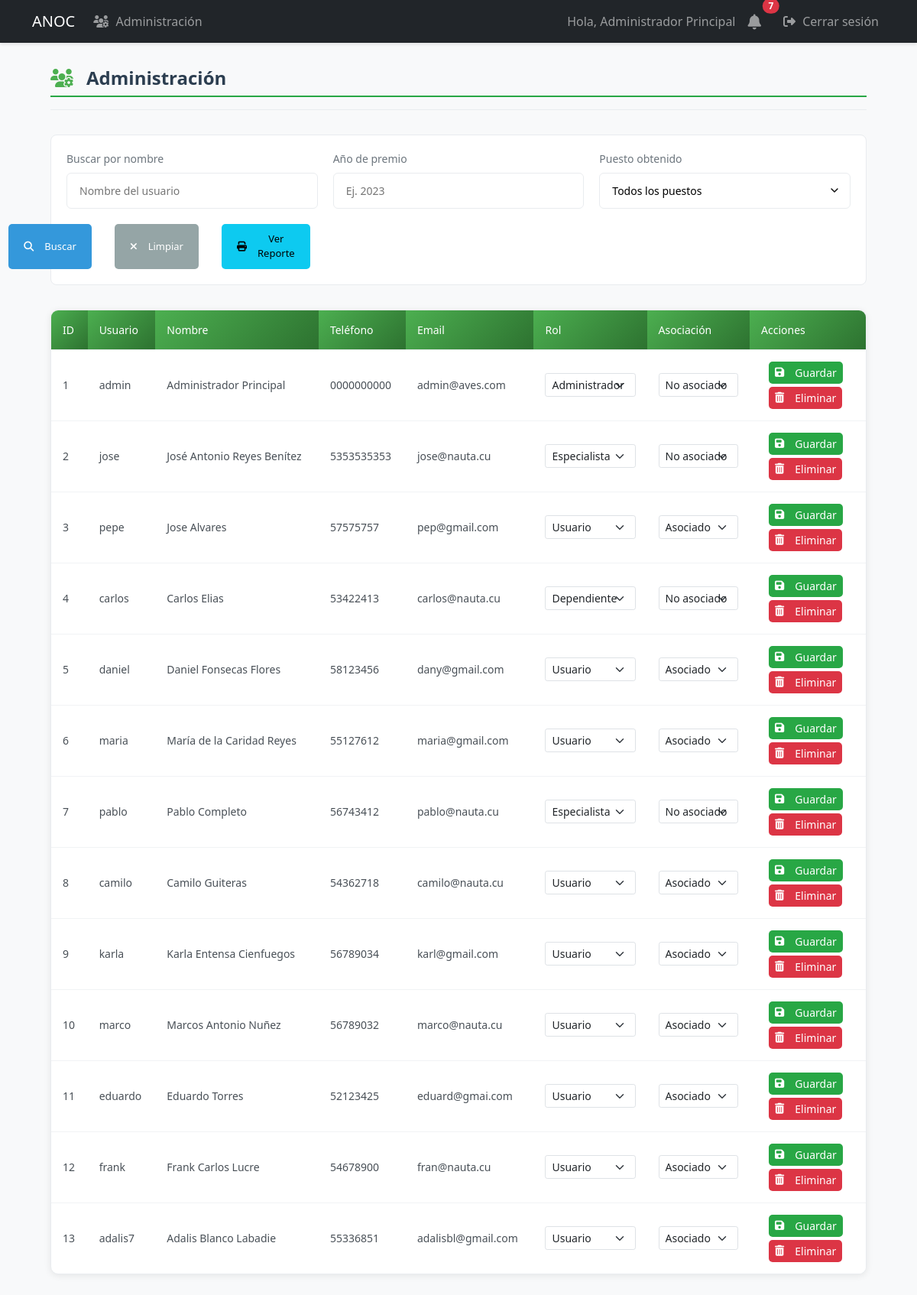
The app's page /admin/users (signed in) with its own data.
### models.py (models this page shows, shortened)
class User(UserMixin, db.Model):
    id = db.Column(db.Integer, primary_key=True)
    username = db.Column(db.String(80), unique=True, nullable=False, index=True)
    email = db.Column(db.String(120), unique=True, nullable=False, index=True)
    password_hash = db.Column(db.String(128))
    role = db.Column(db.String(20), default='user')  # 'admin', 'specialist', 'dependiente', 'user'
    is_associated = db.Column(db.Boolean, default=False, nullable=False)
    full_name = db.Column(db.String(100), nullable=False)
    phone = db.Column(db.String(20), nullable=False)
    profile_image = db.Column(db.String(255))  # Ruta de la imagen de perfil
    last_login = db.Column(db.DateTime)  # Fecha del último inicio de sesión
    is_active = db.Column(db.Boolean, default=True)  # Para manejar cuentas activas/inactivas
    address = db.Column(db.String(200))  # Nuevo campo para dirección
    birds = db.relationship('UserBirds', backref='user', lazy=True, cascade='all, delete-orphan')
    awards = db.relationship('Award', backref='user', lazy=True, cascade='all, delete-orphan')
    notifications = db.relationship('Notification', backref='user', lazy=True)

### app.py (the view, shortened to what this page needs)
@app.route('/admin/users')
@login_required
def admin_users():
    if current_user.role != 'admin':
        abort(403)
    search_name = request.args.get('name', '').strip()
    award_year = request.args.get('award_year', '').strip()
    award_position = request.args.get('award_position', '').strip()
    query = select(User).order_by(User.id)
    if search_name:
        query = query.where(User.full_name.ilike(f'%{search_name}%'))
    if award_position:
        position_subquery = select(Award.user_id).where(
            Award.position == award_position
        ).distinct()
        query = query.where(User.id.in_(position_subquery))
    users = db.session.execute(query).scalars()
    current_year = datetime.now().year
    return render_template('admin/users.html',
                         users=users,
                         search_name=search_name,
                         award_year=award_year,
                         award_position=award_position,
                         current_year=current_year)

### app.py (called while the page is built)
@login_manager.user_loader
def load_user(user_id):
    return db.session.get(User, int(user_id))

### templates/admin/users.html (shortened to what this page needs)
{% extends "base.html" %}
{% block content %}
<div class="users-container">
    <div class="users-header">
        <h2><i class="fas fa-users-cog"></i> Administración</h2>
    </div>
    <div class="filter-section">
        <form method="GET" action="{{ url_for('admin_users') }}" class="filter-form">
            <div class="filter-grid">
                <div class="filter-group">
                    <label for="name" class="filter-label">Buscar por nombre</label>
                    <input type="text" class="filter-input" id="name" name="name"
                           value="{{ search_name }}" placeholder="Nombre del usuario">
                </div>
                <div class="filter-group">
                    <label for="award_year" class="filter-label">Año de premio</label>
                    <input type="number" class="filter-input" id="award_year" name="award_year"
                           value="{{ award_year }}" placeholder="Ej. 2023" min="2000" max="{{ current_year }}">
                </div>
                <div class="filter-group">
                    <label for="award_position" class="filter-label">Puesto obtenido</label>
                    <select class="filter-input filter-select" id="award_position" name="award_position">
                        <option value="">Todos los puestos</option>
                    </select>
                </div>
                <div class="filter-actions">
                    <button type="submit" class="btn btn-primary">
                        <i class="fas fa-search"></i> Buscar
                    </button>
                    <a href="{{ url_for('admin_users') }}" class="btn btn-secondary">
                        <i class="fas fa-times"></i> Limpiar
                    </a>
                    <a href="{{ url_for('associates_report_view') }}" class="btn btn-info" target="_blank">
                        <i class="fas fa-print"></i> Ver Reporte
                    </a>
                </div>
            </div>
        </form>
    </div>
    <div class="users-table-container">
        <table class="users-table">
            <thead>
                <tr>
                    <th>ID</th>
                    <th>Usuario</th>
                    <th>Nombre</th>
                    <th>Teléfono</th>
                    <th>Email</th>
                    <th>Rol</th>
                    <th>Asociación</th>
                    <th>Acciones</th>
                </tr>
            </thead>
            <tbody>
                {% if users %}
                    {% for user in users %}
                    <tr class="clickable-row" data-href="{{ url_for('user_details', user_id=user.id) }}">
                        <td>{{ user.id }}</td>
                        <td>{{ user.username }}</td>
                        <td>{{ user.full_name }}</td>
                        <td>{{ user.phone }}</td>
                        <td>{{ user.email }}</td>
                        <td>
                            <form method="POST" action="{{ url_for('assign_role', user_id=user.id) }}" class="role-form">
                                <select name="role" class="form-select form-select-sm">
                                    <option value="user" {% if user.role == 'user' %}selected{% endif %}>Usuario</option>
                                    <option value="specialist" {% if user.role == 'specialist' %}selected{% endif %}>Especialista</option>
                                    <option value="dependiente" {% if user.role == 'dependiente' %}selected{% endif %}>Dependiente</option>
                                    <option value="admin" {% if user.role == 'admin' %}selected{% endif %}>Administrador</option>
                                </select>
                        </td>
                        <td>
                                <select name="is_associated" class="form-select form-select-sm">
                                    <option value="true" {% if user.is_associated %}selected{% endif %}>Asociado</option>
                                    <option value="false" {% if not user.is_associated %}selected{% endif %}>No asociado</option>
                                </select>
                        </td>
                        <td class="actions-column">
                            <div class="action-buttons">
                                <button type="submit" class="btn btn-sm btn-success">
                                    <i class="fas fa-save"></i> Guardar
                                </button>
                            </div>
                            <div class="action-buttons mt-1">
                                <form method="POST" action="{{ url_for('delete_user', user_id=user.id) }}"
                                      onsubmit="return confirm('¿Está seguro que desea eliminar este usuario permanentemente?');"
                                      class="d-inline">
                                    <button type="submit" class="btn btn-sm btn-danger">
                                        <i class="fas fa-trash-alt"></i> Eliminar
                                    </button>
                                </form>
                            </div>
                        </td>
                    </tr>
                    {% endfor %}
                {% endif %}
            </tbody>
        </table>
    </div>
</div>
{% endblock %}

### templates/base.html (shortened to what this page needs)
<!DOCTYPE html>
<html lang="es">
<head>
    <link href="https://cdn.jsdelivr.net/npm/bootstrap@5.3.0/dist/css/bootstrap.min.css" rel="stylesheet">
    <link href="https://cdnjs.cloudflare.com/ajax/libs/font-awesome/6.4.0/css/all.min.css" rel="stylesheet">
    <link rel="stylesheet" href="{{ url_for('static', filename='css/styles.css') }}">
</head>
<body>
    <nav class="navbar navbar-expand-lg navbar-dark bg-dark">
        <div class="container">
            <a class="navbar-brand" href="{{ url_for('dashboard') }}">ANOC</a>
            <div class="collapse navbar-collapse" id="navbarNav">
                <ul class="navbar-nav me-auto">
                    {% if current_user.is_authenticated and current_user.role == 'admin' %}
                        <li class="nav-item">
                            <a class="nav-link" href="{{ url_for('admin_users') }}">
                                <i class="fas fa-users-cog"></i> Administración
                            </a>
                        </li>
                    {% endif %}
                </ul>
                <ul class="navbar-nav">
                    {% if current_user.is_authenticated %}
                        <li class="nav-item">
                            <span class="nav-link">Hola, {{ current_user.full_name }}</span>
                        </li>
                        <li class="nav-item position-relative me-2">
                            <a class="nav-link" href="{{ url_for('notifications') }}">
                                <i class="fas fa-bell fa-lg"></i>
                                {% if current_user.is_authenticated %}
                                    {% set unread_count = get_unread_notifications_count(current_user.id) %}
                                    {% if unread_count > 0 %}
                                        <span class="position-absolute top-0 start-100 translate-middle badge rounded-pill bg-danger">
                                            {{ unread_count }}
                                        </span>
                                    {% endif %}
                                {% endif %}
                            </a>
                        </li>
                        <li class="nav-item">
                            <a class="nav-link" href="{{ url_for('logout') }}">
                                <i class="fas fa-sign-out-alt"></i> Cerrar sesión
                            </a>
                        </li>
                    {% else %}
                        <li class="nav-item">
                            <a class="nav-link" href="{{ url_for('login') }}">
                                <i class="fas fa-sign-in-alt"></i> Iniciar sesión
                            </a>
                        </li>
                    {% endif %}
                </ul>
            </div>
        </div>
    </nav>
    <div class="container mt-4">
        {% block content %}{% endblock %}
    </div>
</body>
</html>

### static/css/styles.css (style rules this page uses)
.navbar { box-shadow: 0 2px 4px rgba(0,0,0,0.1); }
.btn { margin: 2px; }
:root { --primary-color: #2c3e50; --secondary-color: #4CAF50; --light-gray: #f8f9fa; --medium-gray: #e9ecef; --dark-gray: #6c757d; --text-color: #495057; --white: #ffffff; }
.users-container { max-width: 1400px; margin: 2rem auto; padding: 0 1.5rem; }
.users-header { margin-bottom: 2rem; padding-bottom: 1rem; border-bottom: 1px solid var(--medium-gray); }
.users-header h2 { color: var(--primary-color); font-weight: 600; font-size: 1.5rem; margin: 0; display: flex; align-items: center; gap: 0.75rem; }
.users-header h2 i { color: var(--secondary-color); }
.filter-section { background: var(--white); border-radius: 0.5rem; padding: 1.25rem; margin-bottom: 2rem; border: 1px solid var(--medium-gray); }
.filter-grid { display: grid; grid-template-columns: repeat(auto-fit, minmax(250px, 1fr)); gap: 1.25rem; align-items: end; }
.filter-group { margin-bottom: 0; }
.filter-label { display: block; margin-bottom: 0.5rem; color: var(--dark-gray); font-size: 0.875rem; font-weight: 500; }
.filter-input { width: 100%; padding: 0.75rem 1rem; border: 1px solid var(--medium-gray); border-radius: 0.375rem; background-color: var(--white); font-size: 0.875rem; }
.filter-select { appearance: none; background-position: right 0.75rem center; background-repeat: no-repeat; background-size: 1rem; }
.filter-actions { display: flex; gap: 0.75rem; justify-content: flex-end; }
.users-table-container { background: var(--white); border-radius: 0.5rem; border: 1px solid var(--medium-gray); overflow: hidden; }
.users-table { width: 100%; border-collapse: collapse; font-size: 0.875rem; }
.users-table th { background-color: var(--light-gray); color: var(--primary-color); padding: 1rem 1.25rem; text-align: left; font-weight: 600; border-bottom: 1px solid var(--medium-gray); }
.users-table td { padding: 1rem 1.25rem; border-bottom: 1px solid var(--medium-gray); vertical-align: middle; color: var(--text-color); }
.users-table tr:last-child td { border-bottom: none; }
.action-buttons { display: flex; gap: 0.5rem; }
.btn { padding: 0.5rem 0.75rem; border-radius: 0.25rem; font-size: 0.8125rem; font-weight: 500; cursor: pointer; border: none; display: inline-flex; align-items: center; gap: 0.375rem; }
.btn-sm { padding: 0.375rem 0.75rem; }
.btn-primary { background-color: var(--secondary-color); color: var(--white); }
.btn-secondary { background-color: var(--medium-gray); color: var(--text-color); }
.filter-actions { display: flex; gap: 10px; }
.users-table-container { background-color: #fff; border-radius: 10px; box-shadow: 0 2px 10px rgba(0, 0, 0, 0.08); overflow: hidden; }
.users-table { width: 100%; border-collapse: collapse; }
.users-table th { background: linear-gradient(135deg, #4CAF50 0%, #2d7230 100%); color: white; padding: 15px; font-weight: 500; text-align: left; }
.users-table td { padding: 15px; border-bottom: 1px solid #f1f3f5; vertical-align: middle; }
.actions-column { background-color: white !important; }
.action-buttons { display: flex; gap: 5px; }
.role-form { display: contents; }
.form-select-sm { padding: 0.25rem 0.5rem; font-size: 0.875rem; line-height: 1.5; border-radius: 0.2rem; }
.btn { display: inline-flex; align-items: center; padding: 10px 20px; margin: 0 10px; border-radius: 5px; font-weight: 500; cursor: pointer; }
.btn i { margin-right: 8px; }
.btn-primary { background-color: #3498db; color: white; border: none; }
.btn-secondary { background-color: #95a5a6; color: white; border: none; }
:root { --primary-green: #28a745; --light-green: #d4edda; --dark-green: #218838; --soft-green: #e8f5e9; --text-dark: #343a40; --text-muted: #6c757d; }
body { background-color: #f8f9fa; color: var(--text-dark); }
h2 { color: var(--primary-green); font-weight: 600; border-bottom: 2px solid var(--primary-green); padding-bottom: 8px; display: inline-block; }
.btn-success { background-color: var(--primary-green); border-color: var(--primary-green); }
.fas { margin-right: 5px; }

### templates/admin/users.html (style rules this page uses)
.action-buttons { display: flex; gap: 5px; }
.role-form { display: contents; }
.btn-sm { padding: 0.25rem 0.5rem; font-size: 0.875rem; }
.mt-1 { margin-top: 0.25rem; }

### records on screen
User: full_name "Administrador Principal", id "1", username "admin", phone "0000000000", email "admin@aves.com", role "Administrador", is_associated "No asociado"
User: id "2", username "jose", full_name "José Antonio Reyes Benítez", phone "5353535353", email "jose@nauta.cu", role "Especialista", is_associated "No asociado"
User: id "3", username "pepe", full_name "Jose Alvares", phone "57575757", email "pep@gmail.com", role "Usuario", is_associated "Asociado"
User: id "4", username "carlos", full_name "Carlos Elias", phone "53422413", email "carlos@nauta.cu", role "Dependiente", is_associated "No asociado"
User: id "5", username "daniel", full_name "Daniel Fonsecas Flores", phone "58123456", email "dany@gmail.com", role "Usuario", is_associated "Asociado"
User: id "6", username "maria", full_name "María de la Caridad Reyes", phone "55127612", email "maria@gmail.com", role "Usuario", is_associated "Asociado"
User: id "7", username "pablo", full_name "Pablo Completo", phone "56743412", email "pablo@nauta.cu", role "Especialista", is_associated "No asociado"
User: id "8", username "camilo", full_name "Camilo Guiteras", phone "54362718", email "camilo@nauta.cu", role "Usuario", is_associated "Asociado"
User: id "9", username "karla", full_name "Karla Entensa Cienfuegos", phone "56789034", email "karl@gmail.com", role "Usuario", is_associated "Asociado"
User: id "10", username "marco", full_name "Marcos Antonio Nuñez", phone "56789032", email "marco@nauta.cu", role "Usuario", is_associated "Asociado"
User: id "11", username "eduardo", full_name "Eduardo Torres", phone "52123425", email "eduard@gmai.com", role "Usuario", is_associated "Asociado"
User: id "12", username "frank", full_name "Frank Carlos Lucre", phone "54678900", email "fran@nauta.cu", role "Usuario", is_associated "Asociado"
User: id "13", username "adalis7", full_name "Adalis Blanco Labadie", phone "55336851", email "adalisbl@gmail.com", role "Usuario", is_associated "Asociado"

### other values on screen
{{ unread_count }} "7"
